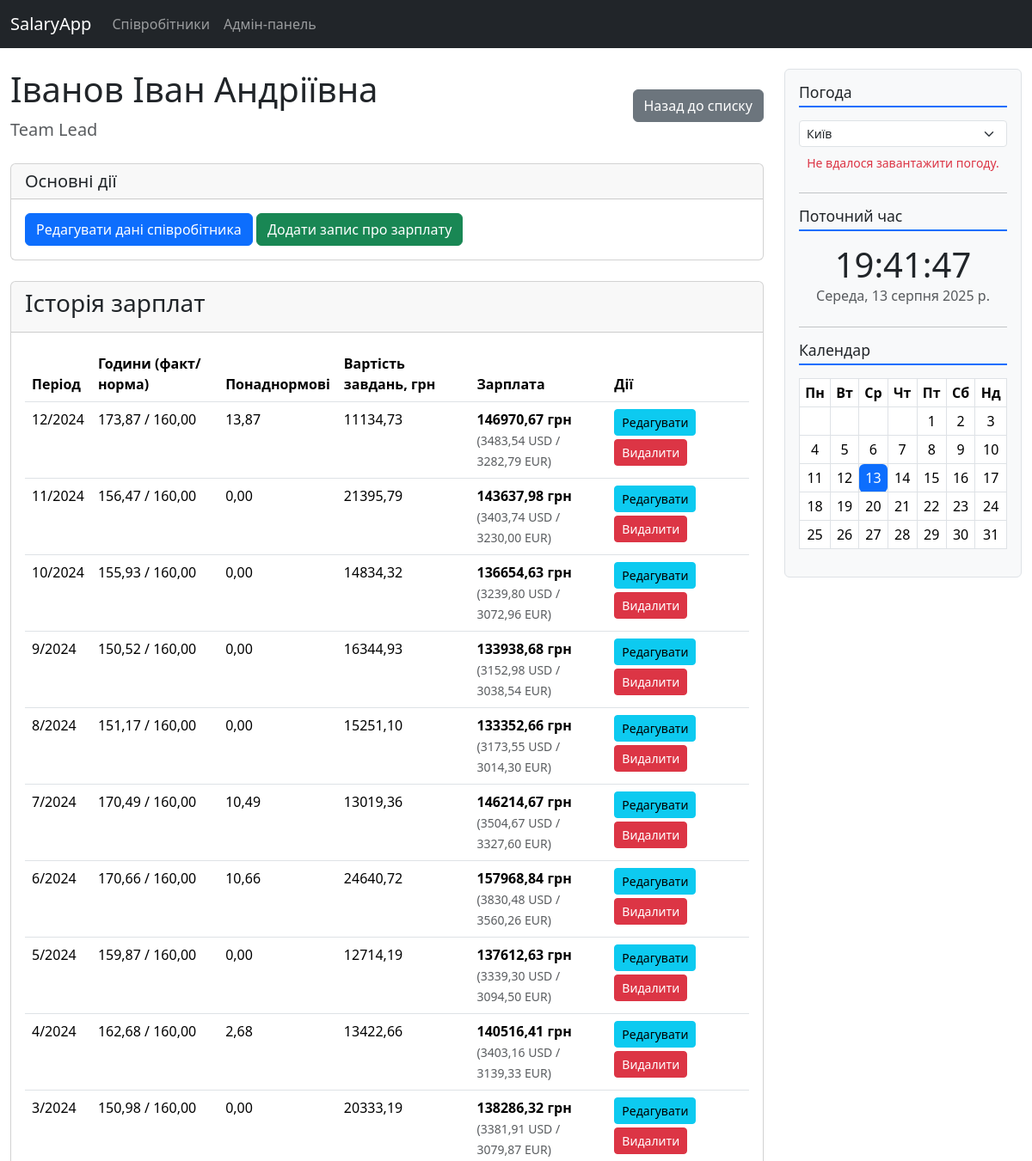
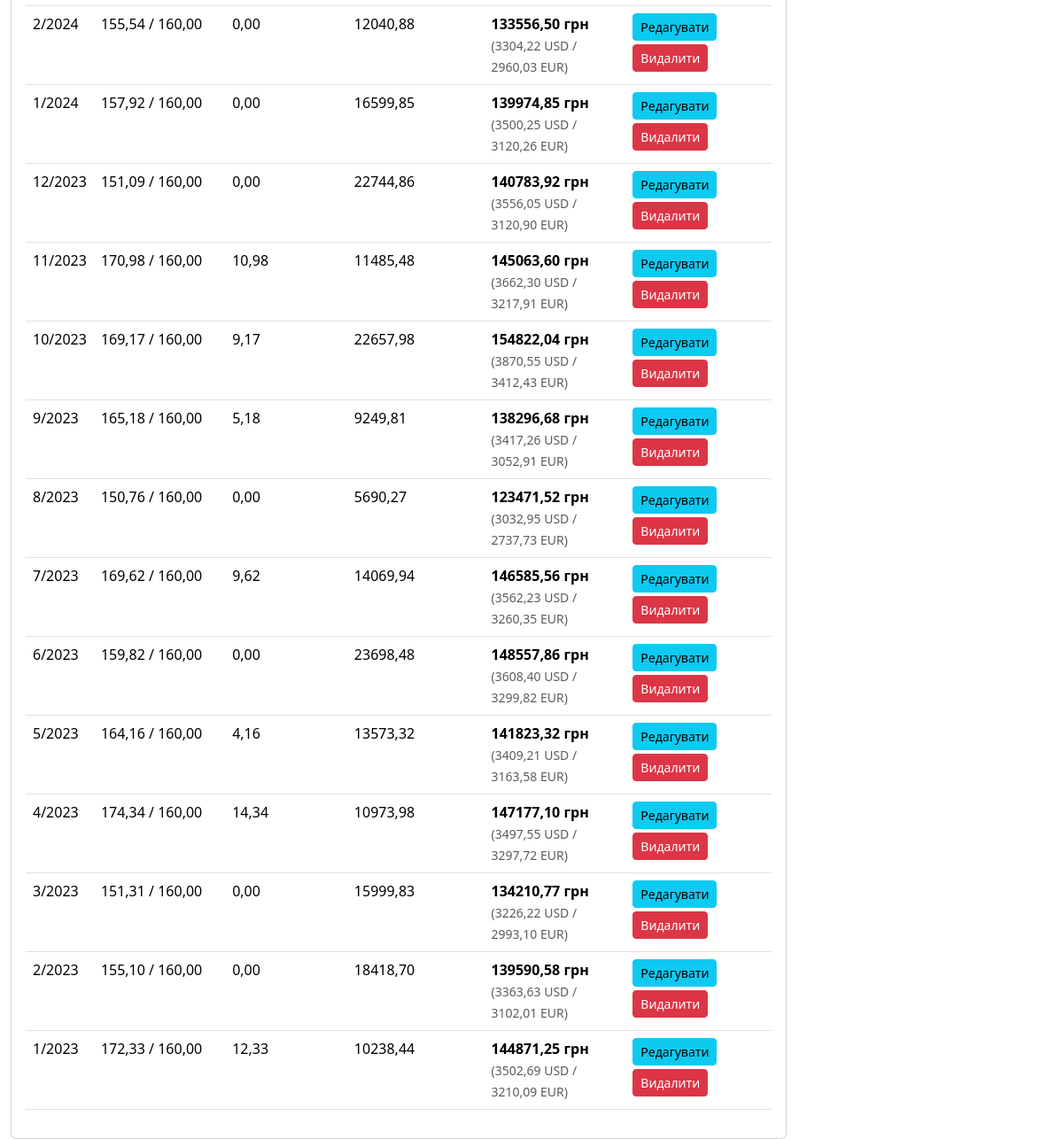
Screenshot of /employees/15/ with the database file from the repository (2 pictures, top to bottom).
### employees/models.py (models this page shows, shortened)
class Employee(models.Model):
    LEVEL_CHOICES = [
        ('JUN', 'Junior'),
        ('MID', 'Middle'),
        ('SEN', 'Senior'),
        ('LEAD', 'Team Lead'),
    ]
    first_name = models.CharField(max_length=100, verbose_name='Ім\'я')
    last_name = models.CharField(max_length=100, verbose_name='Прізвище')
    patronymic = models.CharField(max_length=100, blank=True, verbose_name='По-батькові')
    level = models.CharField(max_length=4, choices=LEVEL_CHOICES, verbose_name='Рівень')
    def get_full_name(self):
        return f"{self.last_name} {self.first_name} {self.patronymic}".strip()
    class Meta:
        verbose_name = 'Співробітник'
        verbose_name_plural = 'Співробітники'

class SalaryRecord(models.Model):
    employee = models.ForeignKey(Employee, on_delete=models.CASCADE, related_name='salary_records',
                                 verbose_name='Співробітник')
    month = models.PositiveSmallIntegerField(verbose_name='Місяць (1-12)')
    year = models.PositiveSmallIntegerField(verbose_name='Рік (напр. 2025)')
    actual_hours = models.DecimalField(max_digits=5, decimal_places=2, verbose_name='Фактично відпрацьовані години')
    standard_hours = models.DecimalField(max_digits=5, decimal_places=2, verbose_name='Норма годин на місяць')
    tasks_completed_value = models.DecimalField(max_digits=10, decimal_places=2,
                                                verbose_name='Загальна вартість завдань (грн)')
    usd_rate = models.DecimalField(max_digits=6, decimal_places=2, verbose_name='Курс USD на цей місяць')
    eur_rate = models.DecimalField(max_digits=6, decimal_places=2, verbose_name='Курс EUR на цей місяць')
    calculated_salary = models.DecimalField(max_digits=12, decimal_places=2, editable=False, default=0.0,
                                            verbose_name='Розрахована зарплата (грн)')
    class Meta:
        unique_together = ('employee', 'month', 'year')
        ordering = ['-year', '-month']  # Найновіші записи будуть першими
        verbose_name = 'Запис про зарплату'
        verbose_name_plural = 'Записи про зарплату'
    @property
    def overtime_hours(self):
        overtime = self.actual_hours - self.standard_hours
        return max(overtime, Decimal(0))  # Повертає 0, якщо понаднормових не було
    @property
    def salary_in_usd(self):
        if self.usd_rate and self.usd_rate > 0:
            return self.calculated_salary / self.usd_rate
        return Decimal('0')
    @property
    def salary_in_eur(self):
        if self.eur_rate and self.eur_rate > 0:
            return self.calculated_salary / self.eur_rate
        return Decimal('0')

### employees/views.py (the view)
# urls.py: path('<int:pk>/', views.EmployeeDetailView.as_view(), name='employee-detail'),
class EmployeeDetailView(DetailView):
    model = Employee
    context_object_name = 'employee'
    template_name = 'employees/employee_detail.html'

### templates/employees/employee_detail.html (shortened to what this page needs)
{% extends 'base.html' %}
{% block content %}
<div class="d-flex justify-content-between align-items-center mb-4">
    <div>
        <h1>{{ employee.get_full_name }}</h1>
        <p class="lead text-muted mb-0">{{ employee.get_level_display }}</p>
    </div>
    <a href="{% url 'employee-list' %}" class="btn btn-secondary">Назад до списку</a>
</div>
<div class="card mb-4">
    <div class="card-header">
        <h5 class="card-title mb-0">Основні дії</h5>
    </div>
    <div class="card-body">
        <a href="{% url 'employee-update' employee.pk %}" class="btn btn-primary">Редагувати дані співробітника</a>
        <a href="{% url 'salary-create' employee.pk %}" class="btn btn-success">Додати запис про зарплату</a>
    </div>
</div>
<div class="card">
    <div class="card-header"><h3>Історія зарплат</h3></div>
    <div class="card-body">
        <div class="table-responsive">
            <table class="table table-hover">
                <thead>
                    <tr>
                        <th scope="col">Період</th>
                        <th scope="col">Години (факт/норма)</th>
                        <th scope="col">Понаднормові</th>
                        <th scope="col">Вартість завдань, грн</th>
                        <th scope="col">Зарплата</th> <th scope="col">Дії</th>
                    </tr>
                </thead>
                <tbody>
                    {% for record in employee.salary_records.all %}
                        <tr>
                            <td>{{ record.month }}/{{ record.year }}</td>
                            <td>{{ record.actual_hours|floatformat:2 }} / {{ record.standard_hours|floatformat:2 }}</td>
                            <td>{{ record.overtime_hours|floatformat:2 }}</td>
                            <td>{{ record.tasks_completed_value|floatformat:2 }}</td>
                            <td>
                                <strong>{{ record.calculated_salary|floatformat:2 }} грн</strong>
                                <br><small class="text-muted">({{ record.salary_in_usd|floatformat:2 }} USD / {{ record.salary_in_eur|floatformat:2 }} EUR)</small>
                            </td>
                            <td>
                                <a href="{% url 'salary-update' record.pk %}" class="btn btn-sm btn-info">Редагувати</a>
                                <a href="{% url 'salary-delete' record.pk %}" class="btn btn-sm btn-danger mt-1">Видалити</a>
                            </td>
                        </tr>
                    {% empty %}
                        <tr><td colspan="6" class="text-center">Для цього співробітника ще немає записів про зарплату.</td></tr>
                    {% endfor %}
                </tbody>
            </table>
        </div>
    </div>
</div>
{% endblock %}

### rows the page displays
Employee: get_full_name "Іванов Іван Андріївна", level "Team Lead"
SalaryRecord: month "12", year "2024", actual_hours "173,87", standard_hours "160,00", overtime_hours "13,87", tasks_completed_value "11134,73", calculated_salary "146970,67", salary_in_usd "3483,54", salary_in_eur "3282,79"
SalaryRecord: month "11", year "2024", actual_hours "156,47", standard_hours "160,00", overtime_hours "0,00", tasks_completed_value "21395,79", calculated_salary "143637,98", salary_in_usd "3403,74", salary_in_eur "3230,00"
SalaryRecord: month "10", year "2024", actual_hours "155,93", standard_hours "160,00", overtime_hours "0,00", tasks_completed_value "14834,32", calculated_salary "136654,63", salary_in_usd "3239,80", salary_in_eur "3072,96"
SalaryRecord: month "9", year "2024", actual_hours "150,52", standard_hours "160,00", overtime_hours "0,00", tasks_completed_value "16344,93", calculated_salary "133938,68", salary_in_usd "3152,98", salary_in_eur "3038,54"
SalaryRecord: month "8", year "2024", actual_hours "151,17", standard_hours "160,00", overtime_hours "0,00", tasks_completed_value "15251,10", calculated_salary "133352,66", salary_in_usd "3173,55", salary_in_eur "3014,30"
SalaryRecord: month "7", year "2024", actual_hours "170,49", standard_hours "160,00", overtime_hours "10,49", tasks_completed_value "13019,36", calculated_salary "146214,67", salary_in_usd "3504,67", salary_in_eur "3327,60"
SalaryRecord: month "6", year "2024", actual_hours "170,66", standard_hours "160,00", overtime_hours "10,66", tasks_completed_value "24640,72", calculated_salary "157968,84", salary_in_usd "3830,48", salary_in_eur "3560,26"
SalaryRecord: month "5", year "2024", actual_hours "159,87", standard_hours "160,00", overtime_hours "0,00", tasks_completed_value "12714,19", calculated_salary "137612,63", salary_in_usd "3339,30", salary_in_eur "3094,50"
SalaryRecord: month "4", year "2024", actual_hours "162,68", standard_hours "160,00", overtime_hours "2,68", tasks_completed_value "13422,66", calculated_salary "140516,41", salary_in_usd "3403,16", salary_in_eur "3139,33"
SalaryRecord: month "3", year "2024", actual_hours "150,98", standard_hours "160,00", overtime_hours "0,00", tasks_completed_value "20333,19", calculated_salary "138286,32", salary_in_usd "3381,91", salary_in_eur "3079,87"
SalaryRecord: month "2", year "2024", actual_hours "155,54", standard_hours "160,00", overtime_hours "0,00", tasks_completed_value "12040,88", calculated_salary "133556,50", salary_in_usd "3304,22", salary_in_eur "2960,03"
SalaryRecord: month "1", year "2024", actual_hours "157,92", standard_hours "160,00", overtime_hours "0,00", tasks_completed_value "16599,85", calculated_salary "139974,85", salary_in_usd "3500,25", salary_in_eur "3120,26"
SalaryRecord: month "12", year "2023", actual_hours "151,09", standard_hours "160,00", overtime_hours "0,00", tasks_completed_value "22744,86", calculated_salary "140783,92", salary_in_usd "3556,05", salary_in_eur "3120,90"
SalaryRecord: month "11", year "2023", actual_hours "170,98", standard_hours "160,00", overtime_hours "10,98", tasks_completed_value "11485,48", calculated_salary "145063,60", salary_in_usd "3662,30", salary_in_eur "3217,91"
SalaryRecord: month "10", year "2023", actual_hours "169,17", standard_hours "160,00", overtime_hours "9,17", tasks_completed_value "22657,98", calculated_salary "154822,04", salary_in_usd "3870,55", salary_in_eur "3412,43"
SalaryRecord: month "9", year "2023", actual_hours "165,18", standard_hours "160,00", overtime_hours "5,18", tasks_completed_value "9249,81", calculated_salary "138296,68", salary_in_usd "3417,26", salary_in_eur "3052,91"
SalaryRecord: month "8", year "2023", actual_hours "150,76", standard_hours "160,00", overtime_hours "0,00", tasks_completed_value "5690,27", calculated_salary "123471,52", salary_in_usd "3032,95", salary_in_eur "2737,73"
SalaryRecord: month "7", year "2023", actual_hours "169,62", standard_hours "160,00", overtime_hours "9,62", tasks_completed_value "14069,94", calculated_salary "146585,56", salary_in_usd "3562,23", salary_in_eur "3260,35"
SalaryRecord: month "6", year "2023", actual_hours "159,82", standard_hours "160,00", overtime_hours "0,00", tasks_completed_value "23698,48", calculated_salary "148557,86", salary_in_usd "3608,40", salary_in_eur "3299,82"
SalaryRecord: month "5", year "2023", actual_hours "164,16", standard_hours "160,00", overtime_hours "4,16", tasks_completed_value "13573,32", calculated_salary "141823,32", salary_in_usd "3409,21", salary_in_eur "3163,58"
SalaryRecord: month "4", year "2023", actual_hours "174,34", standard_hours "160,00", overtime_hours "14,34", tasks_completed_value "10973,98", calculated_salary "147177,10", salary_in_usd "3497,55", salary_in_eur "3297,72"
SalaryRecord: month "3", year "2023", actual_hours "151,31", standard_hours "160,00", overtime_hours "0,00", tasks_completed_value "15999,83", calculated_salary "134210,77", salary_in_usd "3226,22", salary_in_eur "2993,10"
SalaryRecord: month "2", year "2023", actual_hours "155,10", standard_hours "160,00", overtime_hours "0,00", tasks_completed_value "18418,70", calculated_salary "139590,58", salary_in_usd "3363,63", salary_in_eur "3102,01"
SalaryRecord: month "1", year "2023", actual_hours "172,33", standard_hours "160,00", overtime_hours "12,33", tasks_completed_value "10238,44", calculated_salary "144871,25", salary_in_usd "3502,69", salary_in_eur "3210,09"
